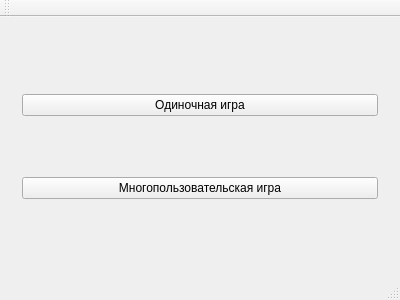
<?xml version="1.0" encoding="UTF-8"?>
<ui version="4.0">
 <class>MainWindow</class>
 <widget class="QMainWindow" name="MainWindow">
  <property name="geometry">
   <rect>
    <x>0</x>
    <y>0</y>
    <width>400</width>
    <height>300</height>
   </rect>
  </property>
  <property name="windowTitle">
   <string>MainWindow</string>
  </property>
  <widget class="QWidget" name="centralWidget">
   <layout class="QVBoxLayout" name="verticalLayout">
    <item>
     <layout class="QVBoxLayout" name="MainLayout">
      <item>
       <widget class="StartMenu" name="startmenu" native="true">
        <layout class="QVBoxLayout" name="verticalLayout_2">
         <item>
          <widget class="QPushButton" name="singleplayer">
           <property name="text">
            <string>Одиночная игра</string>
           </property>
          </widget>
         </item>
         <item>
          <widget class="QPushButton" name="multyplaye">
           <property name="text">
            <string>Многопользовательская игра</string>
           </property>
          </widget>
         </item>
        </layout>
       </widget>
      </item>
     </layout>
    </item>
   </layout>
  </widget>
  <widget class="QMenuBar" name="menuBar">
   <property name="geometry">
    <rect>
     <x>0</x>
     <y>0</y>
     <width>400</width>
     <height>26</height>
    </rect>
   </property>
  </widget>
  <widget class="QToolBar" name="mainToolBar">
   <attribute name="toolBarArea">
    <enum>TopToolBarArea</enum>
   </attribute>
   <attribute name="toolBarBreak">
    <bool>false</bool>
   </attribute>
  </widget>
  <widget class="QStatusBar" name="statusBar"/>
 </widget>
 <layoutdefault spacing="6" margin="11"/>
 <customwidgets>
  <customwidget>
   <class>StartMenu</class>
   <extends>QWidget</extends>
   <header>startmenu.h</header>
   <container>1</container>
   <slots>
    <slot>gameStarted()</slot>
   </slots>
  </customwidget>
 </customwidgets>
 <resources/>
 <connections>
  <connection>
   <sender>singleplayer</sender>
   <signal>clicked()</signal>
   <receiver>MainWindow</receiver>
   <slot>startNewSingleGame()</slot>
   <hints>
    <hint type="sourcelabel">
     <x>131</x>
     <y>117</y>
    </hint>
    <hint type="destinationlabel">
     <x>155</x>
     <y>-56</y>
    </hint>
   </hints>
  </connection>
  <connection>
   <sender>MainWindow</sender>
   <signal>gameStarted()</signal>
   <receiver>startmenu</receiver>
   <slot>gameStarted()</slot>
   <hints>
    <hint type="sourcelabel">
     <x>199</x>
     <y>149</y>
    </hint>
    <hint type="destinationlabel">
     <x>199</x>
     <y>157</y>
    </hint>
   </hints>
  </connection>
 </connections>
 <slots>
  <signal>gameStarted()</signal>
  <slot>startNewSingleGame()</slot>
 </slots>
</ui>
